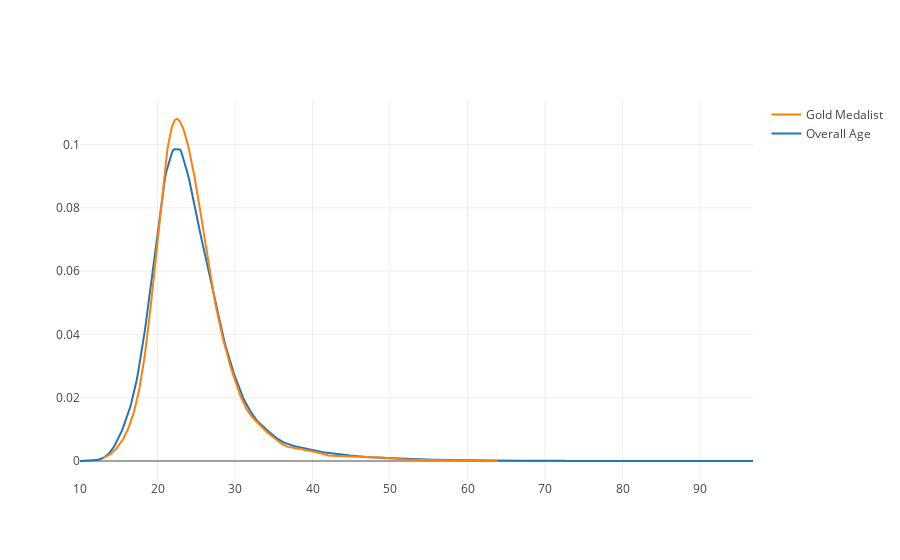

Source (notebook cell):
### Code cell
# Step 1: Check for empty datasets and remove them dynamically
data = [x1, x2, x3, x4]
labels = ['Overall Age', 'Gold Medalist', 'Silver Medalist', 'Bronze Medalist']

# Filter out empty datasets    d=data and l=labels
data, labels = zip(*[(d, l) for d, l in zip(data, labels) if len(d) > 0])

# Step 2: Create the distplot with non-empty datasets
fig = ff.create_distplot(data,  labels, show_hist=False, show_rug=False)
fig.show()

### Figure 1 — Plotly figure (JSON) as saved in the notebook; plotly's stock layout.template omitted (floating-point values rounded to 4 significant figures; data arrays with more than 128 entries replaced by an {"elided": "..."} marker saying what was removed)
{"data": [{"legendgroup": "Overall Age", "marker": {"color": "rgb(31, 119, 180)"}, "mode": "lines", "name": "Overall Age", "showlegend": true, "type": "scatter", "x": {"elided": "500 float values"}, "xaxis": "x", "y": {"elided": "500 float values"}, "yaxis": "y"}, {"legendgroup": "Gold Medalist", "marker": {"color": "rgb(255, 127, 14)"}, "mode": "lines", "name": "Gold Medalist", "showlegend": true, "type": "scatter", "x": {"elided": "500 float values"}, "xaxis": "x", "y": {"elided": "500 float values"}, "yaxis": "y"}], "layout": {"barmode": "overlay", "hovermode": "closest", "legend": {"traceorder": "reversed"}, "xaxis": {"anchor": "y2", "domain": [0, 1], "zeroline": false}, "yaxis": {"anchor": "free", "domain": [0, 1], "position": 0}}}
